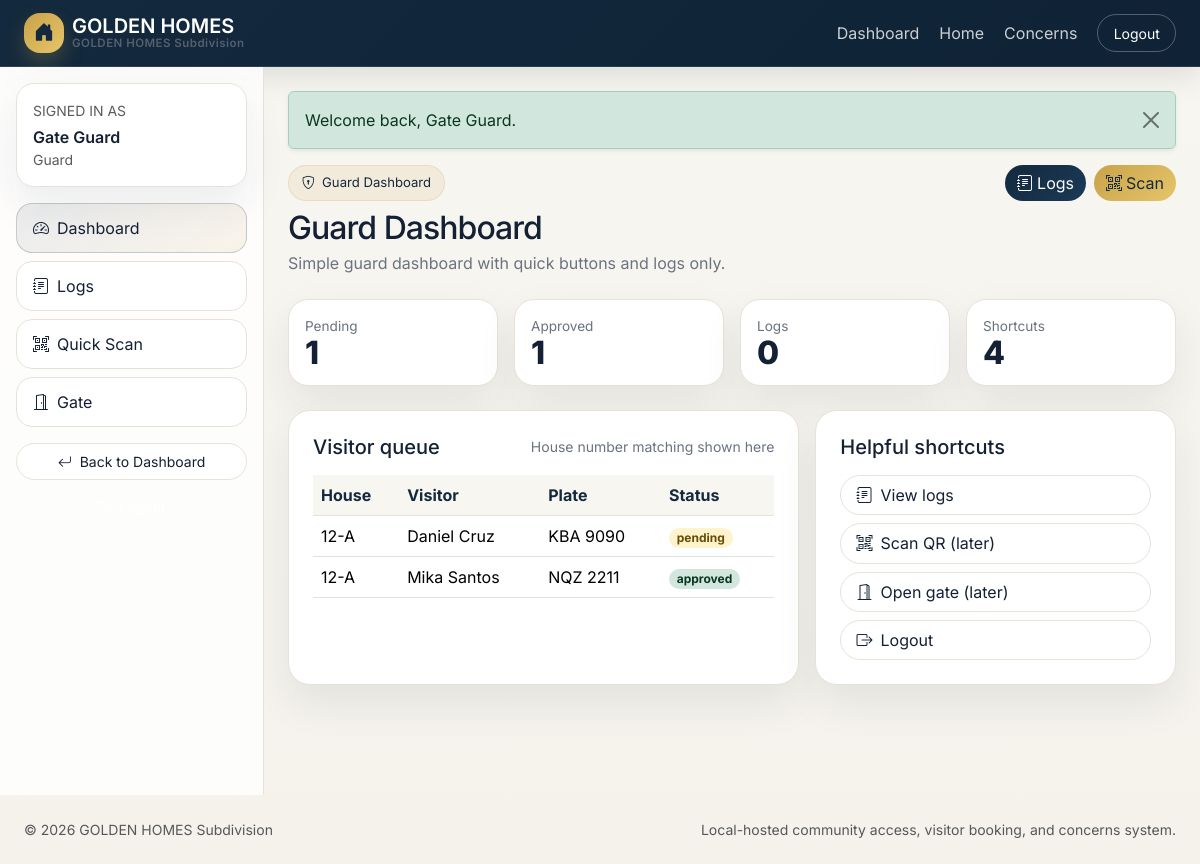
The page /guard/dashboard.php (signed in) on the database its author committed.
### tables this page shows
CREATE TABLE visitor_requests (
    id BIGINT UNSIGNED AUTO_INCREMENT PRIMARY KEY,
    resident_id BIGINT UNSIGNED NOT NULL,
    house_number VARCHAR(50) NOT NULL,
    visitor_name VARCHAR(150) NOT NULL,
    contact_number VARCHAR(30) NULL,
    plate_number VARCHAR(30) NOT NULL,
    vehicle_type ENUM('car', 'motorcycle', 'truck', 'other') NOT NULL DEFAULT 'other',
    purpose_of_visit VARCHAR(255) NOT NULL,
    government_id_type VARCHAR(100) NULL,
    government_id_number VARCHAR(100) NULL,
    status ENUM('pending', 'approved', 'rejected', 'expired', 'cancelled') NOT NULL DEFAULT 'pending',
    requested_visit_date DATE NULL,
    requested_arrival_time TIME NULL,
    requested_departure_time TIME NULL,
    approved_by BIGINT UNSIGNED NULL,
    approved_at DATETIME NULL,
    rejected_by BIGINT UNSIGNED NULL,
    rejected_at DATETIME NULL,
    rejection_reason VARCHAR(255) NULL,
    qr_reference VARCHAR(120) NULL UNIQUE,
    created_at TIMESTAMP DEFAULT CURRENT_TIMESTAMP,
    updated_at TIMESTAMP DEFAULT CURRENT_TIMESTAMP ON UPDATE CURRENT_TIMESTAMP,
    CONSTRAINT fk_visitor_requests_resident FOREIGN KEY (resident_id) REFERENCES residents(id) ON DELETE CASCADE,
    CONSTRAINT fk_visitor_requests_approved_by FOREIGN KEY (approved_by) REFERENCES users(id) ON DELETE SET NULL,
    CONSTRAINT fk_visitor_requests_rejected_by FOREIGN KEY (rejected_by) REFERENCES users(id) ON DELETE SET NULL
);

### includes/db.php (called while the page is built, shortened)
<?php
function db(): PDO
{
    static $pdo = null;
    if ($pdo instanceof PDO) {
        return $pdo;
    }
    $dsn = sprintf('mysql:host=%s;port=%s;dbname=%s;charset=utf8mb4', DB_HOST, DB_PORT, DB_NAME);
    try {
        $pdo = new PDO($dsn, DB_USER, DB_PASS, [
            PDO::ATTR_ERRMODE => PDO::ERRMODE_EXCEPTION,
            PDO::ATTR_DEFAULT_FETCH_MODE => PDO::FETCH_ASSOC,
            PDO::ATTR_EMULATE_PREPARES => false,
        ]);
    } catch (Throwable $e) {
        http_response_code(500);
        echo '<h1>Database connection failed</h1>';
        echo '<p>Check XAMPP MySQL and your <code>includes/config.php</code> database settings.</p>';
        echo '<pre>' . htmlspecialchars($e->getMessage()) . '</pre>';
        exit;
    }
    return $pdo;
}

### guard/dashboard.php (the view, shortened to what this page needs)
<?php
require_once __DIR__ . '/../includes/functions.php';
$user = current_user();
$stats = user_stats();
$requests = [];
if ($user['role'] === 'resident') {
    $resident = resident_record((int)$user['id']);
    $residentId = $resident['id'] ?? 0;
    $stmt = db()->prepare("SELECT * FROM visitor_requests WHERE resident_id = ? ORDER BY created_at DESC");
    $stmt->execute([$residentId]);
    $requests = $stmt->fetchAll();
    $stmt = db()->prepare("SELECT * FROM vehicles WHERE resident_id = ? ORDER BY created_at DESC");
    $stmt->execute([$residentId]);
    $vehicles = $stmt->fetchAll();
    $stmt = db()->prepare("SELECT * FROM gate_logs WHERE resident_id = ? ORDER BY created_at DESC");
    $stmt->execute([$residentId]);
    $logs = $stmt->fetchAll();
} else {
    $requests = db()->query("SELECT * FROM visitor_requests ORDER BY created_at DESC")->fetchAll();
}
require_once __DIR__ . '/../includes/header.php';
?>
<div class="d-flex align-items-start justify-content-between flex-wrap gap-3 mb-4">
    <div>
        <span class="gh-badge mb-2"><i class="bi bi-shield-lock"></i> Guard Dashboard</span>
        <h2 class="gh-section-title mb-1">Guard Dashboard</h2>
        <div class="gh-muted">Simple guard dashboard with quick buttons and logs only.</div>
    </div>
    <div class="gh-toolbar">
        <a class="btn gh-primary rounded-pill" href="<?= e(url('guard/logs.php')) ?>"><i class="bi bi-journal-text me-1"></i>Logs</a>
        <a class="btn gh-gold rounded-pill" href="<?= e(url('guard/dashboard.php#scan')) ?>"><i class="bi bi-qr-code-scan me-1"></i>Scan</a>
    </div>
</div>
<div class="row g-3 mb-4">
    <div class="col-md-3 col-6"><div class="gh-stat"><div class="label">Pending</div><div class="value"><?= (int)$stats['pending'] ?></div></div></div>
    <div class="col-md-3 col-6"><div class="gh-stat"><div class="label">Approved</div><div class="value"><?= count(array_filter($requests, fn($r) => strtolower($r['status']) === 'approved')) ?></div></div></div>
    <div class="col-md-3 col-6"><div class="gh-stat"><div class="label">Logs</div><div class="value"><?= (int)$stats['logs'] ?></div></div></div>
    <div class="col-md-3 col-6"><div class="gh-stat"><div class="label">Shortcuts</div><div class="value">4</div></div></div>
</div>
<div class="row g-3">
    <div class="col-lg-7">
        <div class="gh-card p-4 h-100">
            <div class="d-flex justify-content-between align-items-center flex-wrap gap-2 mb-3" id="scan">
                <h5 class="mb-0">Visitor queue</h5>
                <span class="small gh-muted">House number matching shown here</span>
            </div>
            <div class="table-responsive">
                <table class="table gh-table align-middle">
                    <thead><tr><th>House</th><th>Visitor</th><th>Plate</th><th>Status</th></tr></thead>
                    <tbody>
                        <?php foreach (array_slice($requests, 0, 6) as $row): ?>
                        <tr>
                            <td><?= e($row['house_number']) ?></td>
                            <td><?= e($row['visitor_name']) ?></td>
                            <td><?= e($row['plate_number']) ?></td>
                            <td><span class="badge rounded-pill <?= e(badge_class($row['status'])) ?>"><?= e($row['status']) ?></span></td>
                        </tr>
                        <?php endforeach; ?>
                    </tbody>
                </table>
            </div>
        </div>
    </div>
    <div class="col-lg-5">
        <div class="gh-card p-4 h-100" id="gate">
            <h5 class="mb-3">Helpful shortcuts</h5>
            <div class="d-grid gap-2">
                <a class="btn gh-btn-soft text-start" href="<?= e(url('guard/logs.php')) ?>"><i class="bi bi-journal-text me-2"></i>View logs</a>
                <button class="btn gh-btn-soft text-start" type="button"><i class="bi bi-qr-code-scan me-2"></i>Scan QR (later)</button>
                <button class="btn gh-btn-soft text-start" type="button"><i class="bi bi-door-open me-2"></i>Open gate (later)</button>
                <a class="btn gh-btn-soft text-start" href="<?= e(url('logout.php')) ?>"><i class="bi bi-box-arrow-right me-2"></i>Logout</a>
            </div>
        </div>
    </div>
</div>
<?php require_once __DIR__ . '/../includes/footer.php'; ?>

### assets/css/style.css (style rules this page uses)
:root { --gh-bg:#f5f3ee; --gh-surface:#ffffff; --gh-surface-2:#fbfaf7; --gh-text:#142033; --gh-muted:#6b7280; --gh-border:#e7e2d8; --gh-navy:#13293d; --gh-navy-2:#1b3a57; --gh-gold:#c8a24a; --gh-gold-2:#e6c56a; --gh-shadow:0 18px 40px rgba(19,41,61,.08); --gh-radius:22px; }
* { box-sizing:border-box }
html,body { height:100% }
body { font-family:'Inter',system-ui,-apple-system,BlinkMacSystemFont,'Segoe UI',sans-serif; color:var(--gh-text); background:linear-gradient(180deg,#f8f6f1 0%, #f4f2eb 100%); }
a { text-decoration:none }
small,.small { color:var(--gh-muted) }
.gh-btn-soft { border:1px solid var(--gh-border); background:#fff;border-radius:999px;padding:.45rem .95rem;color:var(--gh-text) }
.gh-badge { display:inline-flex; align-items:center; gap:.45rem; border-radius:999px; padding:.45rem .8rem; font-size:.82rem; background:rgba(200,162,74,.12); color:var(--gh-navy); border:1px solid rgba(200,162,74,.20); }
.gh-card { background:var(--gh-surface); border:1px solid var(--gh-border); border-radius:var(--gh-radius); box-shadow:var(--gh-shadow); }
.gh-primary { background:linear-gradient(135deg,var(--gh-navy),var(--gh-navy-2)); border:none; color:#fff; }
.gh-gold { background:linear-gradient(135deg,var(--gh-gold),var(--gh-gold-2)); border:none; color:var(--gh-navy); }
.gh-muted { color:var(--gh-muted) }
.gh-section-title { letter-spacing:-.03em }
.gh-stat { padding:1rem; border-radius:20px; background:#fff; border:1px solid var(--gh-border); box-shadow:var(--gh-shadow); }
.gh-stat .value { font-size:2rem;font-weight:800;line-height:1 }
.gh-stat .label { font-size:.85rem;color:var(--gh-muted) }
.gh-toolbar { display:flex;gap:.5rem;flex-wrap:wrap }
.gh-table thead th { background:#f8f6f0; color:var(--gh-navy); border-bottom:1px solid var(--gh-border)!important; }

### rows shown on the page
visitor_requests: house_number "12-A", visitor_name "Daniel Cruz", plate_number "KBA 9090", status "pending"
visitor_requests: house_number "12-A", visitor_name "Mika Santos", plate_number "NQZ 2211", status "approved"

### other values the page prints
APP_SHORT "GOLDEN HOMES"
APP_NAME "GOLDEN HOMES Subdivision"
$user['name'] "Gate Guard"
$role "Guard"
$item['label'] "Dashboard"
$item['label'] "Logs"
$item['label'] "Quick Scan"
$item['label'] "Gate"
$flash['message'] "Welcome back, Gate Guard."
$stats['pending'] "1"
$stats['logs'] "0"
